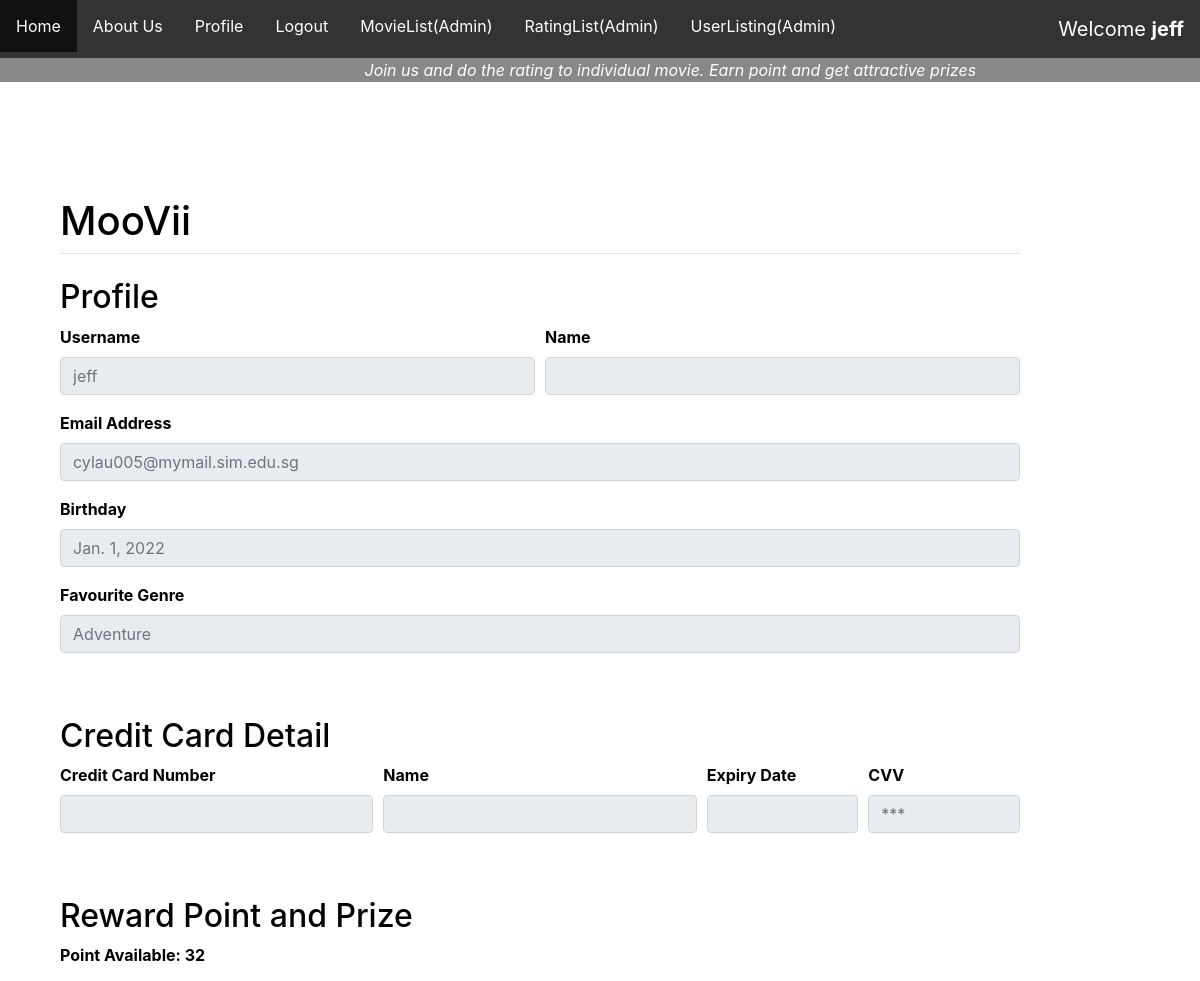
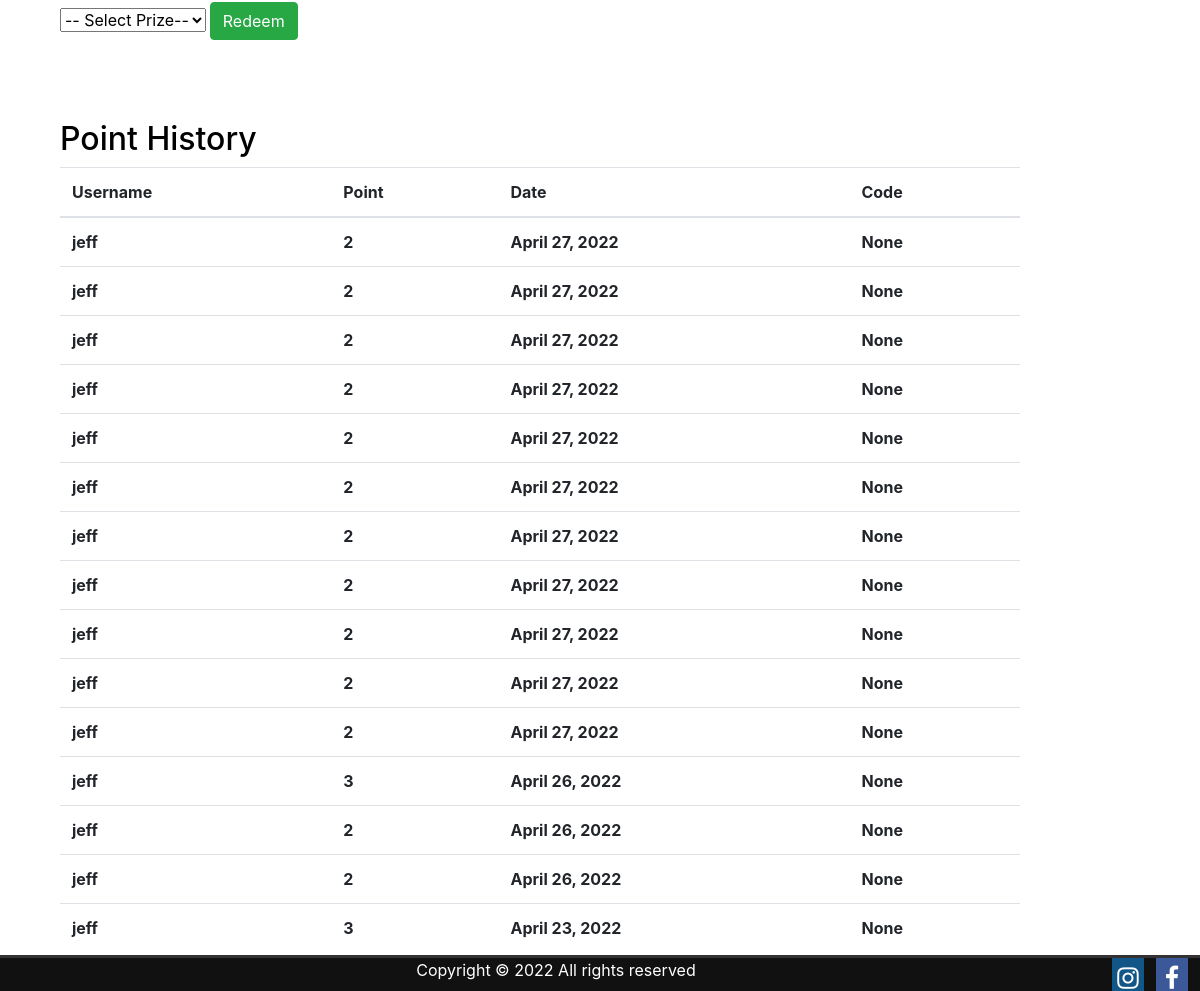
/profile/ (signed in), run on the app's committed database (2 pictures, top to bottom).
### register/models.py (models this page shows, shortened)
class Account(models.Model):
    user = models.OneToOneField(User, on_delete=models.CASCADE)
    dob = models.DateField(default=None, blank=True, null=True)
    genres = models.CharField(
        max_length=30,
        choices=[('Adventure','Adventure'),
                ('Comedy','Comedy'),
                ('Action','Action'),
                ('Drama','Drama'),
                ('Crime','Crime'),
                ('Children','Children'),
                ('Mystery','Mystery'),
                ('Documentary','Documentary'),
                ('Animation','Animation'),
                ('Thriller','Thriller'),
                ('Horror','Horror'),
                ('Fantasy','Fantasy'),
                ('Western','Western'),
                ('Film-Noir','Film-Noir'),
                ('Romance','Romance'),
                ('War','War'),
                ('Sci-Fi','Sci-Fi'),
                ('Musical','Musical'),])

### main/models.py (models this page shows)
class Reward_Point(models.Model):
    user_id = models.ForeignKey(User, on_delete=models.CASCADE)
    point = models.IntegerField(default=None, blank=True, null=True)
    date_modified = models.DateField(auto_now_add=True)
    redeem_item_id = models.ForeignKey(PrizeList, on_delete=models.CASCADE, default=None, blank=True, null=True)
    code = models.CharField(max_length=50,default=None, blank=True, null=True)

### main/views.py (the view)
# urls.py: path("profile/", views.profile, name="profile"),
def profile(response):
    user = response.user
    data = Reward_Point.objects.filter(user_id=user).aggregate(thedata=Sum('point'))
    prize = PrizeList.objects.all()
    reward = Reward_Point.objects.filter(user_id=user).order_by('-date_modified')
    msg = ''
    if 'prize_chosen' in response.POST:
        item = response.POST['prize_chosen']
        point = data['thedata']
        msg = ""
        chosenPrizeID = PrizeList.objects.get(pk=item)
        rp_PrizeItem = PrizeList.objects.filter(pk=item).values_list('require_points', flat=True)[0]
        if point is not None and point >= rp_PrizeItem:
            point = 0-rp_PrizeItem
            S = 30
            ran = ''.join(random.choices(string.ascii_uppercase + string.digits, k = S))
            if item == '1':
                ran = 'MV-'+ran
                msg = 'Please do a screenshot and present it to the staff  \n\n' + ran
            if item == '2':
                ran = 'FD-'+ran
                msg = 'Please do a screenshot and present it to the staff  \n\n' + ran
            if item == '3':
                ran = 'One month subscription'
                msg = 'We will extend your subscription for one month'
            r = Reward_Point(user_id=user, point=point, redeem_item_id=chosenPrizeID, code = ran)
            r.save()
            data = Reward_Point.objects.filter(user_id=user).aggregate(thedata=Sum('point'))
        else:
            msg = 'You do not have enough point'
    else:
        error = "something wrong"
    context = {"data":data,
                "prize":prize,
                "reward":reward,
                "msg": msg
    }
    return render(response, "main/profile.html", context)

### main/templates/main/profile.html (shortened to what this page needs)
{% extends "main/base.html" %}
{% block content %}
<h2>Profile</h2>
    <div class="form-row">
      <div class="form-group col-md-6">
        <label for="inputEmail4">Username</label>
        <input type="email" class="form-control" placeholder="{{ user }}" disabled="true">
      </div>
      <div class="form-group col-md-6">
        <label for="inputEmail4">Name</label>
        <input type="text" class="form-control" placeholder="{{ user.first_name }} {{ user.last_name }}" disabled="true">
      </div>
    </div>
    <div class="form-group">
      <label for="inputEmail4">Email Address</label>
      <input type="text" class="form-control" id="inputEmail4" placeholder="{{ user.email }}" disabled="true">
    </div>
    <div class="form-group">
      <label for="inputEmail4">Birthday</label>
      <input type="text" class="form-control" id="inputEmail4" placeholder="{{ user.account.dob }}" disabled="true">
    </div>
    <div class="form-group">
      <label for="inputEmail4">Favourite Genre</label>
      <input type="text" class="form-control" id="inputEmail4" placeholder="{{ user.account.genres }}" disabled="true">
    </div>
    <br /><br />
<h2>Credit Card Detail</h2>
    <div class="form-row">
      <div class="form-group col-md-4">
        <label for="inputEmail4">Credit Card Number</label>
        <input type="text" class="form-control" placeholder="{{ user.creditcard.cc_number }}" disabled="true">
      </div>
      <div class="form-group col-md-4">
        <label for="inputEmail4">Name</label>
        <input type="text" class="form-control" placeholder="{{ user.creditcard.cc_name }}" disabled="true">
      </div>
      <div class="form-group col-md-2">
        <label for="inputZip">Expiry Date</label>
        <input type="text" class="form-control" placeholder="{{ user.creditcard.cc_expirydate }}" disabled="true">
      </div>
      <div class="form-group col-md-2">
        <label for="inputZip">CVV</label>
        <input type="text" class="form-control" placeholder="***" disabled="true">
      </div>
    </div>
    <br /><br />
<h2>Reward Point and Prize</h2>
<p>Point Available: {{data.thedata}}</p>
<form method="POST" class="form-group" action="">
  <select name="prize_chosen" action="">
    <option selected disabled="true">-- Select Prize--</option>
  </select>
  <input type="submit" class="btn btn-success" value="Redeem">
</form>
<br />
<br />
<h2>Point History</h2>
<div class="table-responsive">
    <table class="table">
      <thead>
        <tr>
          <th scope="col">Username</th>
          <th scope="col">Point</th>
          <th scope="col">Date</th>
          <th scope="col">Code</th>
        </tr>
      </thead>
      <tbody>
        {% for td in reward.all %}
          <tr>
            <td>{{td.user_id}}</td>
            <td>{{td.point}}</td>
            <td>{{td.date_modified}}</td>
            <td>{{td.code}}</td>
          </tr>
        {% endfor %}
      </tbody>
    </table>
  </div>
{% endblock %}

### main/templates/main/base.html (shortened to what this page needs)
<!doctype html>
<html>
    <head>
        <link rel="stylesheet" href="https://stackpath.bootstrapcdn.com/bootstrap/4.3.1/css/bootstrap.min.css">
        <link rel="stylesheet" href="https://cdnjs.cloudflare.com/ajax/libs/font-awesome/4.7.0/css/font-awesome.min.css">
    </head>
    <body>
        <div class="nav">
            <ul>
                <li><a href="/home">Home</a></li>
                <li><a href="/aboutus">About Us</a></li>
                {% if request.user.is_authenticated %}
                    <li><a href="/profile">Profile</a></li>
                    <li><a href="{% url 'logout' %}">Logout</a></li>
                    <span>Welcome <b>{{ user }}</b></span>
                {% else %}
                    <li><a href="/register">Registration</a></li>
                    <li><a href="/login">Login</a></li>
                {% endif %}
                {% if request.user.is_staff %}
                <li><a href="/movie_listing">MovieList(Admin)</a></li>
                <li><a href="/rate_listing">RatingList(Admin)</a></li>
                <li><a href="/user_listing">UserListing(Admin)</a></li>
                {% endif %}
            </ul>
        </div>
        <div style="background-color:#888; color:white;">
            <i style="margin-left: 30%;"> &nbsp;Join us and do the rating to individual movie. Earn point and get attractive prizes</i>
        </div>
        <div class="bg-text">
            <h1>MooVii</h1>
            <hr class="mt-0 mb-4">
            {% block content %}
            {% endblock %}
            <br />
        </div>
        <div class="footer">
            Copyright © 2022 All rights reserved
            <a href="#" class="fa fa-facebook"></a>
            <a href="#" class="fa fa-instagram"></a>
        </div>
    </body>
</html>

### main/templates/main/base.html (style rules this page uses)
html { background: url(https://wallpaper.dog/large/20355534.jpg) no-repeat center center fixed; -webkit-background-size: cover; -moz-background-size: cover; -o-background-size: cover; background-size: cover; }
.nav ul { width:100%; list-style-type: none; margin: 0; padding: 0; overflow: hidden; background-color: #333; }
.nav li { float: left; }
.nav li a { display: block; color: white; text-align: center; padding: 14px 16px; text-decoration: none; }
.nav ul span { color: white; text-align: center; padding: 14px 16px; text-decoration: none; float: right; font-size: 20px; }
.bg-text { color: Black; font-weight: bold; position: absolute; top: 10%; left: 5%; width: 80%; z-index: 2; }
.footer { z-index:100; position: fixed; left: 0; bottom: 0; width: 100%; border-top:3px solid #333; color: White; text-align: center; background-color: #111; }
.footer .fa { float: right; padding-top: 8px; margin-right: 1%; font-size: 25px; width: 32px; text-align: center; text-decoration: none; }
.footer .fa-facebook { background: #3B5998; color: white; }
.footer .fa-instagram { background: #125688; color: white; }

### data on the page
Reward_Point: user_id "jeff", point "2", date_modified "April 27, 2022", code "None"
Reward_Point: user_id "jeff", point "2", date_modified "April 27, 2022", code "None"
Reward_Point: user_id "jeff", point "2", date_modified "April 27, 2022", code "None"
Reward_Point: user_id "jeff", point "2", date_modified "April 27, 2022", code "None"
Reward_Point: user_id "jeff", point "2", date_modified "April 27, 2022", code "None"
Reward_Point: user_id "jeff", point "2", date_modified "April 27, 2022", code "None"
Reward_Point: user_id "jeff", point "2", date_modified "April 27, 2022", code "None"
Reward_Point: user_id "jeff", point "2", date_modified "April 27, 2022", code "None"
Reward_Point: user_id "jeff", point "2", date_modified "April 27, 2022", code "None"
Reward_Point: user_id "jeff", point "2", date_modified "April 27, 2022", code "None"
Reward_Point: user_id "jeff", point "2", date_modified "April 27, 2022", code "None"
Reward_Point: user_id "jeff", point "3", date_modified "April 26, 2022", code "None"
Reward_Point: user_id "jeff", point "2", date_modified "April 26, 2022", code "None"
Reward_Point: user_id "jeff", point "2", date_modified "April 26, 2022", code "None"
Reward_Point: user_id "jeff", point "3", date_modified "April 23, 2022", code "None"

### other printed values
{{ user }} "jeff"
{{ data.thedata }} "32"
